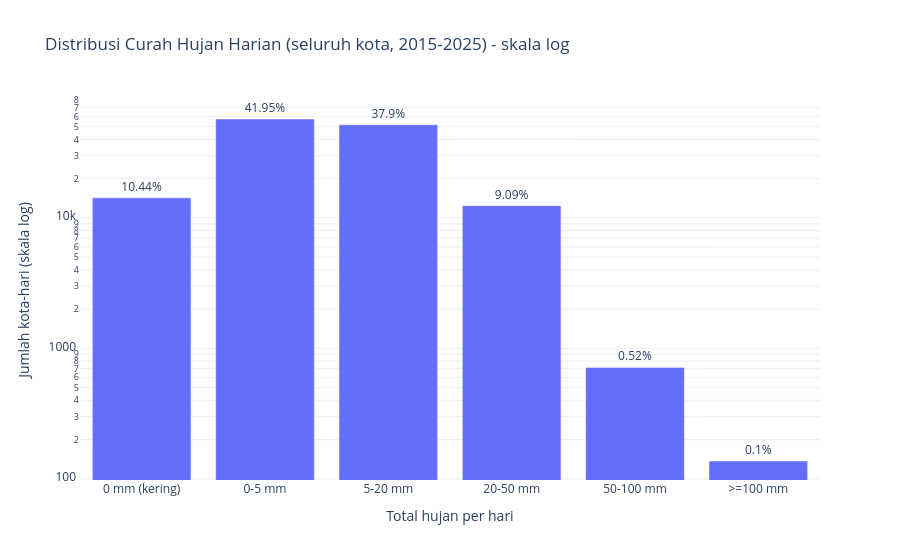

Notebook code for this chart:
### Code cell
# Visualisasi 2: Distribusi dan Outlier (curah hujan harian per kota, dikelompokkan ke kategori)
hujan_harian = (
    df.sort('time')
    .group_by_dynamic('time', every='1d', group_by='kota')
    .agg(pl.col('precipitation').sum().alias('hujan_harian'))
)

URUTAN = ['0 mm (kering)', '0-5 mm', '5-20 mm', '20-50 mm', '50-100 mm', '>=100 mm']
kategori_hujan = (
    pl.when(pl.col('hujan_harian') == 0).then(pl.lit(URUTAN[0]))
    .when(pl.col('hujan_harian') < 5).then(pl.lit(URUTAN[1]))
    .when(pl.col('hujan_harian') < 20).then(pl.lit(URUTAN[2]))
    .when(pl.col('hujan_harian') < 50).then(pl.lit(URUTAN[3]))
    .when(pl.col('hujan_harian') < 100).then(pl.lit(URUTAN[4]))
    .otherwise(pl.lit(URUTAN[5]))
    .alias('kategori')
)
hitung = hujan_harian.select(kategori_hujan).group_by('kategori').len()
hitung = dict(zip(hitung['kategori'], hitung['len']))
tabel_hujan = pl.DataFrame({
    'kategori': URUTAN,
    'jumlah_hari': [hitung.get(k, 0) for k in URUTAN],
})
total_hari = tabel_hujan['jumlah_hari'].sum()
tabel_hujan = tabel_hujan.with_columns(
    (pl.col('jumlah_hari') / total_hari * 100).round(2).alias('persen')
)

fig2 = px.bar(
    tabel_hujan.to_dict(as_series=False), x='kategori', y='jumlah_hari', text='persen', log_y=True,
    title='Distribusi Curah Hujan Harian (seluruh kota, 2015-2025) - skala log',
    labels={'kategori': 'Total hujan per hari', 'jumlah_hari': 'Jumlah kota-hari (skala log)'},
    template='plotly_white',
)
fig2.update_traces(texttemplate='%{text}%', textposition='outside')
fig2.show()
simpan_figur(fig2, 'viz2_distribusi_hujan')
tabel_hujan

### Figure 1 — Plotly figure (JSON) as saved in the notebook; plotly's stock layout.template omitted (floating-point values rounded to 4 significant figures)
{"data": [{"hovertemplate": "Total hujan per hari=%{x}<br>Jumlah kota-hari (skala log)=%{y}<br>persen=%{text}<extra></extra>", "legendgroup": "", "marker": {"color": "#636efa", "pattern": {"shape": ""}}, "name": "", "orientation": "v", "showlegend": false, "text": [10.44, 41.95, 37.9, 9.09, 0.52, 0.1], "textposition": "outside", "texttemplate": "%{text}%", "type": "bar", "x": ["0 mm (kering)", "0-5 mm", "5-20 mm", "20-50 mm", "50-100 mm", ">=100 mm"], "xaxis": "x", "y": [14265, 57303, 51776, 12416, 715, 137], "yaxis": "y"}], "layout": {"barmode": "relative", "legend": {"tracegroupgap": 0}, "title": {"text": "Distribusi Curah Hujan Harian (seluruh kota, 2015-2025) - skala log"}, "xaxis": {"anchor": "y", "domain": [0, 1], "title": {"text": "Total hujan per hari"}}, "yaxis": {"anchor": "x", "domain": [0, 1], "title": {"text": "Jumlah kota-hari (skala log)"}, "type": "log"}}}
